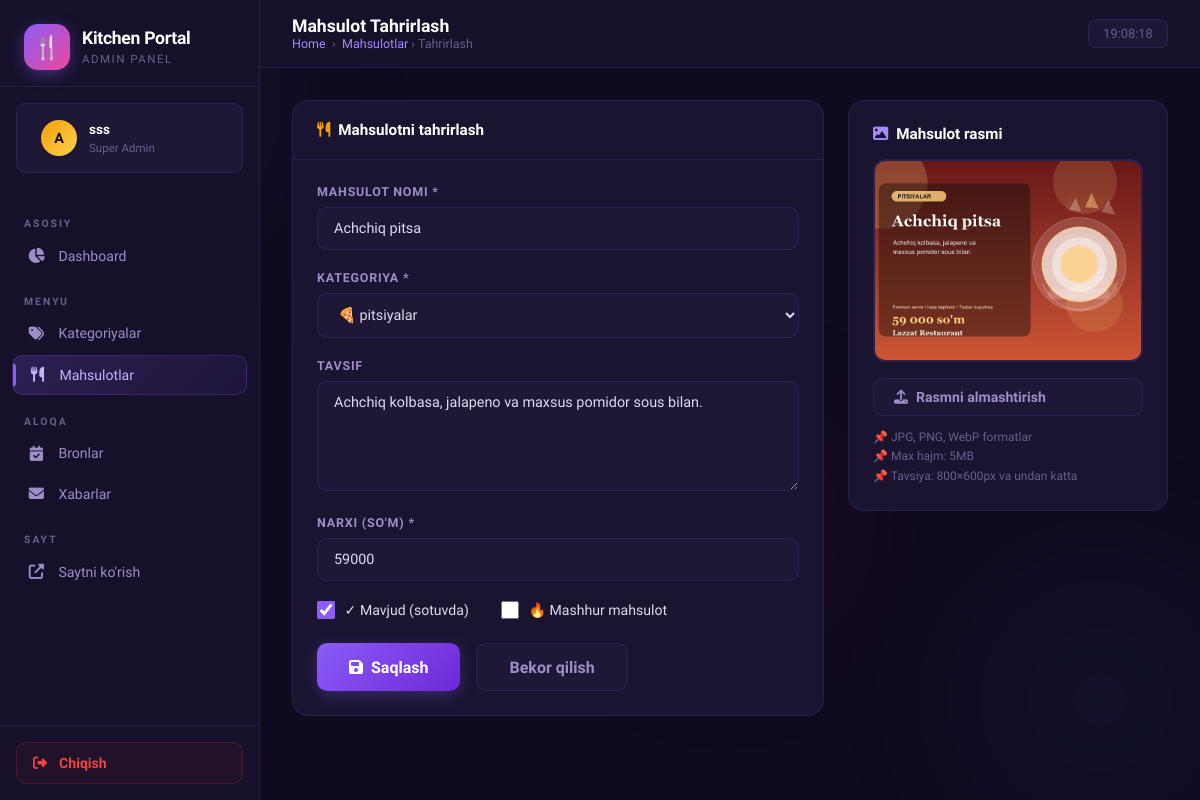
The app's page /kitchen-portal/products/edit/90/ (signed in) with its own data.
### menu/models.py (models this page shows, shortened)
class Product(models.Model):
    category = models.ForeignKey(Category, on_delete=models.CASCADE, related_name='products', verbose_name="Kategoriya")
    name = models.CharField(max_length=200, verbose_name="Mahsulot nomi")
    slug = models.SlugField(unique=True, blank=True, verbose_name="Slug")
    description = models.TextField(blank=True, verbose_name="Tavsif")
    price = models.DecimalField(max_digits=10, decimal_places=0, verbose_name="Narxi (so'm)")
    image = models.ImageField(upload_to='products/', blank=True, null=True, verbose_name="Rasm")
    is_available = models.BooleanField(default=True, verbose_name="Mavjud")
    is_popular = models.BooleanField(default=False, verbose_name="Mashhur")
    created_at = models.DateTimeField(auto_now_add=True)
    class Meta:
        verbose_name = "Mahsulot"
        verbose_name_plural = "Mahsulotlar"
        ordering = ['-is_popular', 'name']

class Category(models.Model):
    name = models.CharField(max_length=100, verbose_name="Kategoriya nomi")
    slug = models.SlugField(unique=True, blank=True, verbose_name="Slug")
    icon = models.CharField(max_length=50, default="🍽️", verbose_name="Emoji icon")
    order = models.PositiveIntegerField(default=0, verbose_name="Tartib raqami")
    class Meta:
        verbose_name = "Kategoriya"
        verbose_name_plural = "Kategoriyalar"
        ordering = ['order', 'name']

### menu/admin_views.py (the view)
    def wrapper(request, *args, **kwargs):
        if not request.session.get('is_kitchen_admin'):
            return redirect('admin_login')
        return view_func(request, *args, **kwargs)

### menu/admin_views.py (called while the page is built, shortened)
def _admin_ctx(request):
    return {
        'sidebar_unread': ContactMessage.objects.filter(is_read=False).count(),
        'sidebar_pending_reservations': Reservation.objects.filter(
            status=Reservation.Status.PENDING
        ).count(),
    }

def admin_login_required(view_func):
    def wrapper(request, *args, **kwargs):
        if not request.session.get('is_kitchen_admin'):
            return redirect('admin_login')
        return view_func(request, *args, **kwargs)
    wrapper.__name__ = view_func.__name__
    return wrapper

@admin_login_required
def admin_product_edit(request, pk):
    product = get_object_or_404(Product, pk=pk)
    ctx = _admin_ctx(request)
    ctx.update({'action': 'edit', 'product': product, 'categories': Category.objects.all()})
    return render(request, 'admin_panel/product_form.html', ctx)

### templates/admin_panel/product_form.html (shortened to what this page needs)
{% extends 'admin_panel/base_admin.html' %}
{% block nav_products %}active{% endblock %}
{% block page_title %}Mahsulot {% if action == 'edit' %}Tahrirlash{% else %}Qo'shish{% endif %}{% endblock %}
{% block breadcrumb %}<a href="{% url 'admin_products' %}">Mahsulotlar</a> › {% if action == 'edit' %}Tahrirlash{% else %}Qo'shish{% endif %}{% endblock %}
{% block content %}
<div class="form-grid animate-in">
  <div class="card">
    <div class="card-header">
      <div class="card-title">
        <i class="fas fa-utensils" style="color:var(--gold)"></i>
        {% if action == 'edit' %}Mahsulotni tahrirlash{% else %}Yangi mahsulot qo'shish{% endif %}
      </div>
    </div>
    <div class="card-body">
      <form method="post" enctype="multipart/form-data" id="productForm">
        <div class="form-group">
          <label class="form-label">Mahsulot nomi *</label>
          <input type="text" name="name" class="form-control"
                 value="{{ product.name|default:'' }}"
                 placeholder="Masalan: Osh palov" required autofocus>
        </div>
        <div class="form-group">
          <label class="form-label">Kategoriya *</label>
          <select name="category" class="form-control" required>
            {% for cat in categories %}
            <option value="{{ cat.id }}"
              {% if product.category_id == cat.id %}selected{% endif %}>
              {{ cat.icon }} {{ cat.name }}
            </option>
            {% endfor %}
          </select>
        </div>
        <div class="form-group">
          <label class="form-label">Tavsif</label>
          <textarea name="description" class="form-control" rows="4"
                    placeholder="Mahsulot haqida qisqacha ma'lumot...">{{ product.description|default:'' }}</textarea>
        </div>
        <div class="form-group">
          <label class="form-label">Narxi (so'm) *</label>
          <input type="text" name="price" class="form-control"
                 value="{{ product.price|default:'' }}"
                 placeholder="Masalan: 45000" required
                 oninput="formatPrice(this)">
        </div>
        <div style="display:flex;gap:2rem;margin-bottom:1.5rem;flex-wrap:wrap;">
          <label class="form-check">
            <input type="checkbox" name="is_available"
                   {% if action == 'add' or product.is_available %}checked{% endif %}>
            <span style="font-size:0.88rem;color:var(--text);font-weight:500;">✓ Mavjud (sotuvda)</span>
          </label>
          <label class="form-check">
            <input type="checkbox" name="is_popular"
                   {% if product.is_popular %}checked{% endif %}>
            <span style="font-size:0.88rem;color:var(--text);font-weight:500;">🔥 Mashhur mahsulot</span>
          </label>
        </div>
        <div style="display:flex;gap:1rem;margin-top:1.5rem;">
          <button type="submit" class="btn btn-primary btn-lg">
            <i class="fas fa-save"></i>
            {% if action == 'edit' %}Saqlash{% else %}Qo'shish{% endif %}
          </button>
          <a href="{% url 'admin_products' %}" class="btn btn-ghost btn-lg">
            Bekor qilish
          </a>
        </div>
      </form>
    </div>
  </div>
  <div class="image-upload-card animate-in" style="animation-delay:0.2s">
    <div class="card-title" style="margin-bottom:1rem;">
      <i class="fas fa-image" style="color:var(--purple2)"></i> Mahsulot rasmi
    </div>
    {% if action == 'edit' and product.image %}
    <img src="{{ product.image.url }}" class="img-preview-large" id="imagePreview" alt="{{ product.name }}">
    {% else %}
    <div class="img-preview-placeholder" id="imagePlaceholder" onclick="document.getElementById('imageInput').click()">
      <span>🖼️</span>
      <p>Rasm yuklash uchun bosing</p>
    </div>
    <img src="" class="img-preview-large" id="imagePreview" alt="" style="display:none;">
    {% endif %}
    <div style="margin-top:1rem;">
      <button type="button" class="btn btn-ghost" style="width:100%;"
              onclick="document.getElementById('imageInput').click()">
        <i class="fas fa-upload"></i>
        {% if action == 'edit' and product.image %}Rasmni almashtirish{% else %}Rasm yuklash{% endif %}
      </button>
    </div>
    <div style="margin-top:0.75rem;font-size:0.75rem;color:var(--text3);line-height:1.6;">
      📌 JPG, PNG, WebP formatlar<br>
      📌 Max hajm: 5MB<br>
      📌 Tavsiya: 800×600px va undan katta
    </div>
  </div>
</div>
{% endblock %}

### templates/admin_panel/base_admin.html (style rules this page uses)
:root { --bg: #0F0A1E; --bg2: #16102A; --bg3: #1E1735; --card: #1A1430; --card2: #221B3D; --border: rgba(139,92,246,0.15); --border2: rgba(139,92,246,0.25); --purple: #8B5CF6; --purple2: #A78BFA; --purple3: #C4B5FD; --gold: #F59E0B; --gold2: #FCD34D; --green: #10B981; --red: #EF4444; --blue: #3B82F6; --pink: #EC4899; --text: #E2D9F3; --text2: #9E8DC7; --text3: #6B5F8A; --sidebar-w: 260px; --radius: 16px; --radius-sm: 10px; --shadow: 0 8px 32px rgba(0,0,0,0.4); --shadow-purple: 0 8px 32px rgba(139,92,246,0.25); --transition: all 0.3s cubic-bezier(0.4,0,0.2,1); --spring: all 0.5s cubic-bezier(0.34,1.56,0.64,1); }
*, *::before, *::after { margin:0; padding:0; box-sizing:border-box; }
html { scroll-behavior: smooth; }
body { font-family: 'Plus Jakarta Sans', sans-serif; background: var(--bg); color: var(--text); display: flex; min-height: 100vh; overflow-x: hidden; }
.breadcrumb-mini a { color: var(--purple2); text-decoration: none; }
.card { background: var(--card); border: 1px solid var(--border); border-radius: var(--radius); overflow: hidden; transition: var(--transition); }
.card-header { padding: 1.25rem 1.5rem; border-bottom: 1px solid var(--border); display: flex; align-items: center; justify-content: space-between; }
.card-title { font-size: 0.95rem; font-weight: 700; color: white; display: flex; align-items: center; gap: 0.5rem; }
.card-body { padding: 1.5rem; }
.btn { display: inline-flex; align-items: center; gap: 0.5rem; padding: 0.65rem 1.25rem; border-radius: var(--radius-sm); font-size: 0.88rem; font-weight: 600; cursor: pointer; transition: var(--spring); border: none; text-decoration: none; font-family: 'Plus Jakarta Sans', sans-serif; }
.btn-primary { background: linear-gradient(135deg, var(--purple), #6D28D9); color: white; box-shadow: 0 4px 16px rgba(139,92,246,0.3); }
.btn-ghost { background: var(--bg3); color: var(--text2); border: 1px solid var(--border); }
.btn-lg { padding: 0.85rem 2rem; font-size: 1rem; }
.form-group { margin-bottom: 1.25rem; }
.form-label { display: block; font-size: 0.78rem; font-weight: 700; color: var(--text2); text-transform: uppercase; letter-spacing: 0.8px; margin-bottom: 0.5rem; }
.form-control { width: 100%; background: var(--bg3); border: 1.5px solid var(--border); border-radius: var(--radius-sm); padding: 0.75rem 1rem; color: var(--text); font-size: 0.9rem; font-family: 'Plus Jakarta Sans', sans-serif; transition: var(--transition); outline: none; }
.form-control::placeholder { color: var(--text3); }
select.form-control option { background: var(--bg2); }
textarea.form-control { resize: vertical; min-height: 110px; }
.form-check { display: flex; align-items: center; gap: 0.6rem; cursor: pointer; }
.form-check input[type=checkbox] { width: 18px; height: 18px; accent-color: var(--purple); cursor: pointer; }
.animate-in { animation: animIn 0.5s cubic-bezier(0.34,1.56,0.64,1) both; }
.animate-in:nth-child(1) { animation-delay: 0.05s; }
.animate-in:nth-child(2) { animation-delay: 0.10s; }

### templates/admin_panel/product_form.html (style rules this page uses)
.form-grid { display: grid; grid-template-columns: 1fr 320px; gap: 1.5rem; align-items: start; }
.image-upload-card { background: var(--card); border: 1px solid var(--border); border-radius: var(--radius); padding: 1.5rem; position: sticky; top: 88px; }
.img-preview-large { width: 100%; aspect-ratio: 4/3; border-radius: 12px; object-fit: cover; border: 2px solid var(--border); display: block; }

### records on screen
Product: name "Achchiq pitsa", category "🍕 pitsiyalar", description "Achchiq kolbasa, jalapeno va maxsus pomidor sous bilan.", price "59000", is_available "☑", image (picture)

### other values on screen
{{ request.session.admin_username|default:"Admin" }} "sss"
